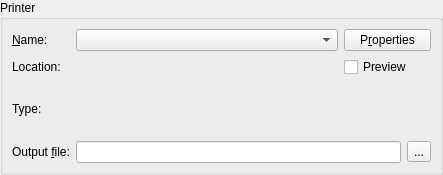
<ui version="4.0" >
 <class>QPrintWidget</class>
 <widget class="QWidget" name="QPrintWidget" >
  <property name="geometry" >
   <rect>
    <x>0</x>
    <y>0</y>
    <width>443</width>
    <height>175</height>
   </rect>
  </property>
  <property name="windowTitle" >
   <string>Form</string>
  </property>
  <layout class="QHBoxLayout" name="horizontalLayout_2" >
   <property name="margin" >
    <number>0</number>
   </property>
   <item>
    <widget class="QGroupBox" name="printerGroup" >
     <property name="title" >
      <string>Printer</string>
     </property>
     <layout class="QGridLayout" name="gridLayout" >
      <item row="0" column="0" >
       <widget class="QLabel" name="label" >
        <property name="text" >
         <string>&amp;Name:</string>
        </property>
        <property name="buddy" >
         <cstring>printers</cstring>
        </property>
       </widget>
      </item>
      <item row="0" column="1" >
       <widget class="QComboBox" name="printers" >
        <property name="sizePolicy" >
         <sizepolicy vsizetype="Fixed" hsizetype="Preferred" >
          <horstretch>3</horstretch>
          <verstretch>0</verstretch>
         </sizepolicy>
        </property>
       </widget>
      </item>
      <item row="0" column="2" >
       <widget class="QPushButton" name="properties" >
        <property name="sizePolicy" >
         <sizepolicy vsizetype="Fixed" hsizetype="Minimum" >
          <horstretch>1</horstretch>
          <verstretch>0</verstretch>
         </sizepolicy>
        </property>
        <property name="text" >
         <string>P&amp;roperties</string>
        </property>
       </widget>
      </item>
      <item row="1" column="0" >
       <widget class="QLabel" name="label_2" >
        <property name="text" >
         <string>Location:</string>
        </property>
       </widget>
      </item>
      <item row="1" column="1" >
       <widget class="QLabel" name="location" />
      </item>
      <item row="1" column="2" >
       <widget class="QCheckBox" name="preview" >
        <property name="text" >
         <string>Preview</string>
        </property>
       </widget>
      </item>
      <item row="2" column="0" >
       <widget class="QLabel" name="label_3" >
        <property name="text" >
         <string>Type:</string>
        </property>
       </widget>
      </item>
      <item row="2" column="1" >
       <widget class="QLabel" name="type" />
      </item>
      <item row="3" column="0" >
       <widget class="QLabel" name="lOutput" >
        <property name="text" >
         <string>Output &amp;file:</string>
        </property>
        <property name="buddy" >
         <cstring>filename</cstring>
        </property>
       </widget>
      </item>
      <item row="3" column="1" colspan="2" >
       <layout class="QHBoxLayout" name="horizontalLayout" >
        <item>
         <widget class="QLineEdit" name="filename" />
        </item>
        <item>
         <widget class="QToolButton" name="fileBrowser" >
          <property name="text" >
           <string>...</string>
          </property>
         </widget>
        </item>
       </layout>
      </item>
     </layout>
    </widget>
   </item>
  </layout>
 </widget>
 <resources/>
 <connections/>
</ui>
